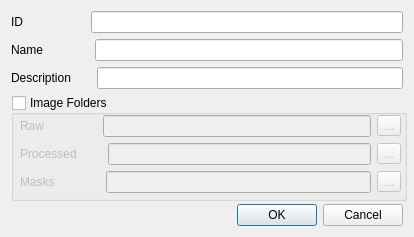
<?xml version="1.0" encoding="UTF-8"?>
<ui version="4.0">
 <class>CreateNewSessionDialog</class>
 <widget class="QDialog" name="CreateNewSessionDialog">
  <property name="geometry">
   <rect>
    <x>0</x>
    <y>0</y>
    <width>414</width>
    <height>237</height>
   </rect>
  </property>
  <property name="sizePolicy">
   <sizepolicy hsizetype="Preferred" vsizetype="Preferred">
    <horstretch>0</horstretch>
    <verstretch>0</verstretch>
   </sizepolicy>
  </property>
  <property name="minimumSize">
   <size>
    <width>414</width>
    <height>237</height>
   </size>
  </property>
  <property name="maximumSize">
   <size>
    <width>414</width>
    <height>237</height>
   </size>
  </property>
  <property name="windowTitle">
   <string>Dialog</string>
  </property>
  <layout class="QVBoxLayout" name="verticalLayout">
   <item>
    <layout class="QHBoxLayout" name="horizontalLayout">
     <item>
      <widget class="QLabel" name="label_3">
       <property name="text">
        <string>ID</string>
       </property>
      </widget>
     </item>
     <item>
      <spacer name="horizontalSpacer">
       <property name="orientation">
        <enum>Qt::Horizontal</enum>
       </property>
       <property name="sizeType">
        <enum>QSizePolicy::Preferred</enum>
       </property>
       <property name="sizeHint" stdset="0">
        <size>
         <width>62</width>
         <height>20</height>
        </size>
       </property>
      </spacer>
     </item>
     <item>
      <widget class="QLineEdit" name="IDLineEdit"/>
     </item>
    </layout>
   </item>
   <item>
    <layout class="QHBoxLayout" name="horizontalLayout_2">
     <item>
      <widget class="QLabel" name="label_2">
       <property name="text">
        <string>Name</string>
       </property>
      </widget>
     </item>
     <item>
      <spacer name="horizontalSpacer_2">
       <property name="orientation">
        <enum>Qt::Horizontal</enum>
       </property>
       <property name="sizeType">
        <enum>QSizePolicy::Preferred</enum>
       </property>
       <property name="sizeHint" stdset="0">
        <size>
         <width>46</width>
         <height>20</height>
        </size>
       </property>
      </spacer>
     </item>
     <item>
      <widget class="QLineEdit" name="nameLineEdit"/>
     </item>
    </layout>
   </item>
   <item>
    <layout class="QHBoxLayout" name="horizontalLayout_3">
     <item>
      <widget class="QLabel" name="label">
       <property name="text">
        <string>Description</string>
       </property>
      </widget>
     </item>
     <item>
      <spacer name="horizontalSpacer_3">
       <property name="orientation">
        <enum>Qt::Horizontal</enum>
       </property>
       <property name="sizeType">
        <enum>QSizePolicy::Preferred</enum>
       </property>
       <property name="sizeHint" stdset="0">
        <size>
         <width>20</width>
         <height>20</height>
        </size>
       </property>
      </spacer>
     </item>
     <item>
      <widget class="QLineEdit" name="descriptionLineEdit"/>
     </item>
    </layout>
   </item>
   <item>
    <widget class="QGroupBox" name="imageFolderGroupBox">
     <property name="minimumSize">
      <size>
       <width>396</width>
       <height>106</height>
      </size>
     </property>
     <property name="title">
      <string>Image Folders</string>
     </property>
     <property name="checkable">
      <bool>true</bool>
     </property>
     <property name="checked">
      <bool>false</bool>
     </property>
     <widget class="QWidget" name="verticalLayoutWidget">
      <property name="geometry">
       <rect>
        <x>9</x>
        <y>20</y>
        <width>381</width>
        <height>80</height>
       </rect>
      </property>
      <layout class="QVBoxLayout" name="verticalLayout_2">
       <item>
        <layout class="QHBoxLayout" name="horizontalLayout_4">
         <item>
          <widget class="QLabel" name="label_4">
           <property name="text">
            <string>Raw</string>
           </property>
          </widget>
         </item>
         <item>
          <spacer name="horizontalSpacer_4">
           <property name="orientation">
            <enum>Qt::Horizontal</enum>
           </property>
           <property name="sizeType">
            <enum>QSizePolicy::Preferred</enum>
           </property>
           <property name="sizeHint" stdset="0">
            <size>
             <width>53</width>
             <height>20</height>
            </size>
           </property>
          </spacer>
         </item>
         <item>
          <widget class="QLineEdit" name="rawFolderLineEdit"/>
         </item>
         <item>
          <widget class="QToolButton" name="rawBrowseButton">
           <property name="text">
            <string>...</string>
           </property>
          </widget>
         </item>
        </layout>
       </item>
       <item>
        <layout class="QHBoxLayout" name="horizontalLayout_5">
         <item>
          <widget class="QLabel" name="label_5">
           <property name="text">
            <string>Processed</string>
           </property>
          </widget>
         </item>
         <item>
          <spacer name="horizontalSpacer_5">
           <property name="orientation">
            <enum>Qt::Horizontal</enum>
           </property>
           <property name="sizeType">
            <enum>QSizePolicy::Preferred</enum>
           </property>
           <property name="sizeHint" stdset="0">
            <size>
             <width>25</width>
             <height>20</height>
            </size>
           </property>
          </spacer>
         </item>
         <item>
          <widget class="QLineEdit" name="processedFolderLineEdit"/>
         </item>
         <item>
          <widget class="QToolButton" name="processedBrowseButton">
           <property name="text">
            <string>...</string>
           </property>
          </widget>
         </item>
        </layout>
       </item>
       <item>
        <layout class="QHBoxLayout" name="horizontalLayout_6">
         <item>
          <widget class="QLabel" name="label_6">
           <property name="text">
            <string>Masks</string>
           </property>
          </widget>
         </item>
         <item>
          <spacer name="horizontalSpacer_6">
           <property name="orientation">
            <enum>Qt::Horizontal</enum>
           </property>
           <property name="sizeType">
            <enum>QSizePolicy::Preferred</enum>
           </property>
           <property name="sizeHint" stdset="0">
            <size>
             <width>45</width>
             <height>20</height>
            </size>
           </property>
          </spacer>
         </item>
         <item>
          <widget class="QLineEdit" name="masksFolderLineEdit"/>
         </item>
         <item>
          <widget class="QToolButton" name="masksBrowseButton">
           <property name="text">
            <string>...</string>
           </property>
          </widget>
         </item>
        </layout>
       </item>
      </layout>
     </widget>
    </widget>
   </item>
   <item>
    <widget class="QDialogButtonBox" name="buttonBox">
     <property name="orientation">
      <enum>Qt::Horizontal</enum>
     </property>
     <property name="standardButtons">
      <set>QDialogButtonBox::Cancel|QDialogButtonBox::Ok</set>
     </property>
    </widget>
   </item>
  </layout>
 </widget>
 <resources/>
 <connections>
  <connection>
   <sender>buttonBox</sender>
   <signal>accepted()</signal>
   <receiver>CreateNewSessionDialog</receiver>
   <slot>accept()</slot>
   <hints>
    <hint type="sourcelabel">
     <x>227</x>
     <y>219</y>
    </hint>
    <hint type="destinationlabel">
     <x>157</x>
     <y>236</y>
    </hint>
   </hints>
  </connection>
  <connection>
   <sender>buttonBox</sender>
   <signal>rejected()</signal>
   <receiver>CreateNewSessionDialog</receiver>
   <slot>reject()</slot>
   <hints>
    <hint type="sourcelabel">
     <x>295</x>
     <y>225</y>
    </hint>
    <hint type="destinationlabel">
     <x>286</x>
     <y>236</y>
    </hint>
   </hints>
  </connection>
 </connections>
 <slots>
  <slot>idTextChanged(QString)</slot>
 </slots>
</ui>
